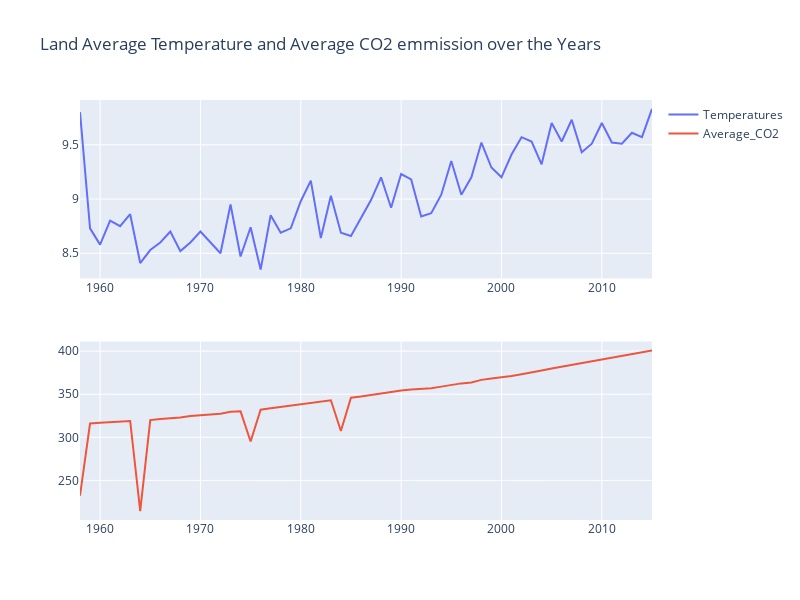

Source (notebook cell):
### Code cell
fig = make_subplots(rows=2, cols=1)
fig.add_trace(
    go.Scatter(x=df_global_mean["Years"], y=df_global_mean["Temperatures"], name = "Temperatures"),
    row=1, col=1
)

fig.add_trace(
    go.Scatter(x=df_global_mean["Years"], y=df_global_mean["Average_CO2"], name = "Average_CO2"),
    row=2, col=1
)
fig.update_layout(height=600, width=800, title_text="Land Average Temperature and Average CO2 emmission over the Years")
fig.show()

### Figure 1 — Plotly figure (JSON) as saved in the notebook; plotly's stock layout.template omitted (floating-point values rounded to 4 significant figures)
{"data": [{"name": "Temperatures", "type": "scatter", "x": [1958, 1959, 1960, 1961, 1962, 1963, 1964, 1965, 1966, 1967, 1968, 1969, 1970, 1971, 1972, 1973, 1974, 1975, 1976, 1977, 1978, 1979, 1980, 1981, 1982, 1983, 1984, 1985, 1986, 1987, 1988, 1989, 1990, 1991, 1992, 1993, 1994, 1995, 1996, 1997, 1998, 1999, 2000, 2001, 2002, 2003, 2004, 2005, 2006, 2007, 2008, 2009, 2010, 2011, 2012, 2013, 2014, 2015], "xaxis": "x", "y": [9.8, 8.73, 8.58, 8.8, 8.75, 8.86, 8.41, 8.53, 8.6, 8.7, 8.52, 8.6, 8.7, 8.6, 8.5, 8.95, 8.47, 8.74, 8.35, 8.85, 8.69, 8.73, 8.98, 9.17, 8.64, 9.03, 8.69, 8.66, 8.83, 8.99, 9.2, 8.92, 9.23, 9.18, 8.84, 8.87, 9.04, 9.35, 9.04, 9.2, 9.52, 9.29, 9.2, 9.41, 9.57, 9.53, 9.32, 9.7, 9.53, 9.73, 9.43, 9.51, 9.7, 9.52, 9.51, 9.61, 9.57, 9.83], "yaxis": "y"}, {"name": "Average_CO2", "type": "scatter", "x": [1958, 1959, 1960, 1961, 1962, 1963, 1964, 1965, 1966, 1967, 1968, 1969, 1970, 1971, 1972, 1973, 1974, 1975, 1976, 1977, 1978, 1979, 1980, 1981, 1982, 1983, 1984, 1985, 1986, 1987, 1988, 1989, 1990, 1991, 1992, 1993, 1994, 1995, 1996, 1997, 1998, 1999, 2000, 2001, 2002, 2003, 2004, 2005, 2006, 2007, 2008, 2009, 2010, 2011, 2012, 2013, 2014, 2015], "xaxis": "x2", "y": [232.3, 316.0, 316.9, 317.6, 318.4, 319.0, 214.4, 320.0, 321.4, 322.2, 323.0, 324.6, 325.7, 326.3, 327.4, 329.7, 330.2, 295.2, 332.1, 333.8, 335.4, 336.8, 338.7, 340.1, 341.4, 343.0, 307.4, 346.0, 347.4, 349.2, 351.6, 353.1, 354.4, 355.6, 356.4, 357.1, 358.8, 360.8, 362.6, 363.7, 366.6, 368.3, 369.5, 371.1, 373.2, 375.8, 377.5, 379.8, 381.9, 383.8, 385.6, 387.4, 389.8, 391.6, 393.8, 396.5, 398.6, 400.8], "yaxis": "y2"}], "layout": {"height": 600, "title": {"text": "Land Average Temperature and Average CO2 emmission over the Years"}, "width": 800, "xaxis": {"anchor": "y", "autorange": true, "domain": [0, 1], "range": [1958, 2015], "type": "linear"}, "xaxis2": {"anchor": "y2", "autorange": true, "domain": [0, 1], "range": [1958, 2015], "type": "linear"}, "yaxis": {"anchor": "x", "autorange": true, "domain": [0.575, 1], "range": [8.268, 9.912], "type": "linear"}, "yaxis2": {"anchor": "x2", "autorange": true, "domain": [0, 0.425], "range": [204.1, 411.2], "type": "linear"}}}
